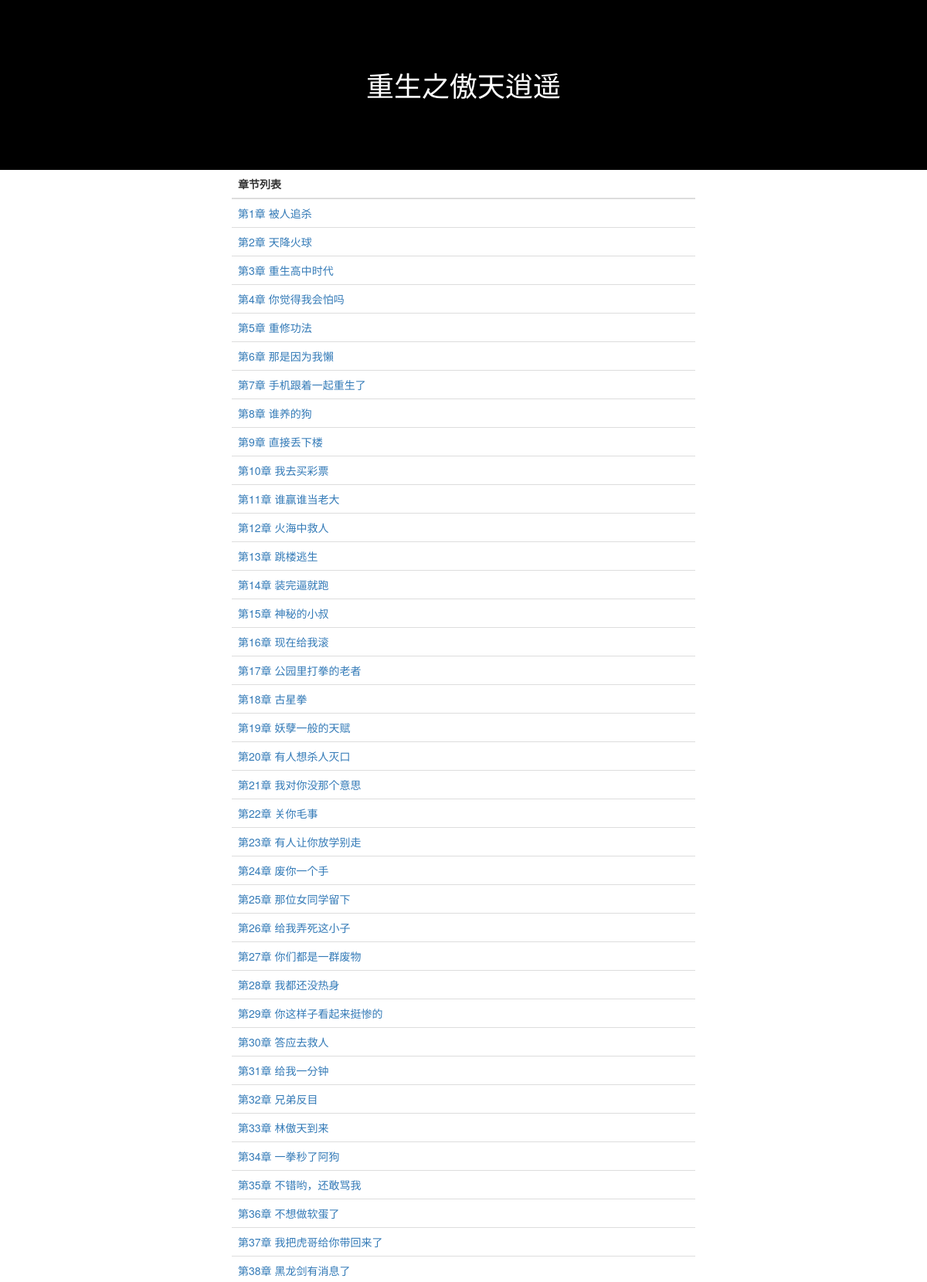
The page / (upper part) on the database its author committed.
### tables this page shows
CREATE TABLE "atxy" (
"id"  INTEGER PRIMARY KEY AUTOINCREMENT,
"title"  TEXT,
"content"  TEXT
);

### app.py (the view)
@app.route('/')
def index():
    id = request.args.get('id')
    conn = sqlite3.connect(r"C:\Users\Administrator\PycharmProjects\小说阅读\cszatxy.db")
    cursor = conn.cursor()
    sql = 'select id,title,content from atxy'
    rows = cursor.execute(sql)
    all_chapter = []  # 列表保存所有章节内容[{},{},{}...]
    for row in rows:
        chapter = {}
        chapter['id'] = row[0]
        chapter['title'] = row[1]
        chapter['content'] = row[2]
        all_chapter.append(chapter)
    return render_template('index.html', all_chapter=all_chapter)

### templates/index.html (shortened to what this page needs)
<!DOCTYPE html>
<html lang="en">
<head>
    <link rel="stylesheet" href="https://cdn.jsdelivr.net/npm/bootstrap@3.3.7/dist/css/bootstrap.min.css">
</head>
<body>
<div class="header">
    <h1>重生之傲天逍遥</h1>
</div>
<div class="content">
    <table class="table">
        <thead>
            <tr>
                <th>章节列表</th>
            </tr>
        </thead>
        <tbody>
            {% for chapter in all_chapter %}
                <tr>
                    <td><a href="/show/?id={{ chapter['id'] }}">{{ chapter['title'] }}</a></td>
                </tr>
            {% endfor %}
        </tbody>
    </table>
</div>
</body>
</html>

### rows shown on the page
atxy: title "第1章 被人追杀"
atxy: title "第2章 天降火球"
atxy: title "第3章 重生高中时代"
atxy: title "第4章 你觉得我会怕吗"
atxy: title "第5章 重修功法"
atxy: title "第6章 那是因为我懶"
atxy: title "第7章 手机跟着一起重生了"
atxy: title "第8章 谁养的狗"
atxy: title "第9章 直接丢下楼"
atxy: title "第10章 我去买彩票"
atxy: title "第11章 谁赢谁当老大"
atxy: title "第12章 火海中救人"
atxy: title "第13章 跳楼逃生"
atxy: title "第14章 装完逼就跑"
atxy: title "第15章 神秘的小叔"
atxy: title "第16章 现在给我滚"
atxy: title "第17章 公园里打拳的老者"
atxy: title "第18章 古星拳"
atxy: title "第19章 妖孽一般的天赋"
atxy: title "第20章 有人想杀人灭口"
atxy: title "第21章 我对你没那个意思"
atxy: title "第22章 关你毛事"
atxy: title "第23章 有人让你放学别走"
atxy: title "第24章 废你一个手"
atxy: title "第25章 那位女同学留下"
atxy: title "第26章 给我弄死这小子"
atxy: title "第27章 你们都是一群废物"
atxy: title "第28章 我都还没热身"
atxy: title "第29章 你这样子看起来挺惨的"
atxy: title "第30章 答应去救人"
atxy: title "第31章 给我一分钟"
atxy: title "第32章 兄弟反目"
atxy: title "第33章 林傲天到来"
atxy: title "第34章 一拳秒了阿狗"
atxy: title "第35章 不错哟，还敢骂我"
atxy: title "第36章 不想做软蛋了"
atxy: title "第37章 我把虎哥给你带回来了"
atxy: title "第38章 黑龙剑有消息了"
